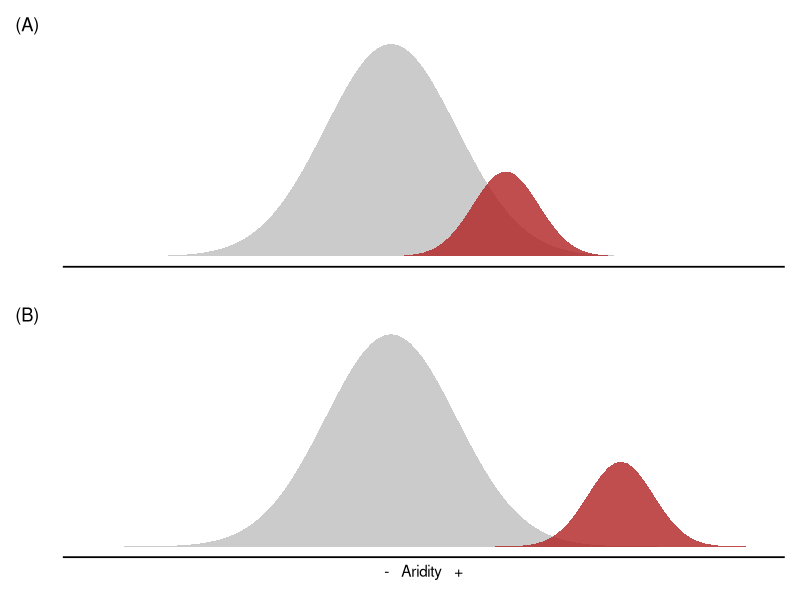

Write the R code that produced this figure.
library(tidyverse)
library(patchwork)

# plot low risk
l_risk <- ggplot() +
  stat_function(fun = function(x) 
    dnorm(x, mean = 4, sd = 2) * 2500 * .1,
    geom = "area",
    fill = "grey",
    size = 1,
    alpha = .8) +
  stat_function(fun = function(x) 
    dnorm(x, mean = 7.5, sd = 1) * 500 * .1,
    geom = "area",
    fill = "firebrick",
    size = 1,
    alpha = .8) +
  xlim(-5, 15) + 
  xlab("") +
  ylab("") +
  theme(
    panel.background = element_blank(),
    panel.grid.minor = element_blank(),
    panel.grid.major = element_blank(),
    axis.line.x = element_line(color = "black", size = .6),
    axis.ticks = element_blank(),
    axis.text.y = element_blank(),
    axis.text = element_blank()
  )

# plot high risk
h_risk <- ggplot() +
  stat_function(fun = function(x) 
    dnorm(x, mean = 4, sd = 2) * 2500 * .1,
    geom = "area",
    fill = "grey",
    size = 1,
    alpha = .8) +
  stat_function(fun = function(x) 
    dnorm(x, mean = 11, sd = 1) * 500 * .1,
    geom = "area",
    fill = "firebrick",
    size = 1,
    alpha = .8) +
  xlim(-5, 15) + 
  xlab(bquote("-"~~~"Aridity"~~~"+")) +
  ylab("") +
  theme(
    panel.background = element_blank(),
    panel.grid.minor = element_blank(),
    panel.grid.major = element_blank(),
    axis.line.x = element_line(color = "black", size = .6),
    axis.ticks = element_blank(),
    axis.text.y = element_blank(),
    axis.text = element_blank()
    )

fig <- l_risk / h_risk +
  plot_annotation(
    tag_levels = "A", tag_prefix = "(", tag_suffix = ")"
    )

ggsave(
  plot = fig,
  "fig.png",
  width = 4, height = 4,
  dpi = 600
)
